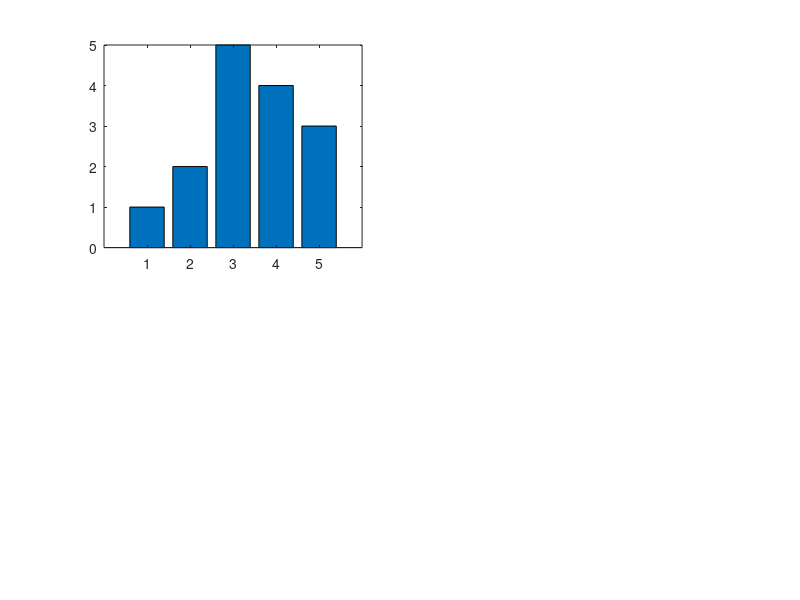

The MATLAB script that drew this image: (Note: this script raises an error after producing the figure.)
%% simple bar plot
subplot(2,2,1);
x = [1:5];
data = [1 2 5 4 3];
b = bar(data);

% formatting
b.FaceColor = [0.5 0.5 0.5];
b.EdgeColor = 'none';
ax = gca;
ax.XTick = [1:5];
ax.XTickLabel = {'CTL','cond2','cond3','cond4','cond5'};
ax.XTickLabelRotation = 40;
ax.Box = 'off';
ylabel('Relative activity');

%% multi-colored bar plot
subplot(2,2,2);
data = [1 2 5 4 3];
n = nan(size(data));
cmap = lines(7);
% cmap = gray(5);
hold on;
for i=1:length(data),
    d = n;
    d(i) = data(i);
    b = bar(d,'FaceColor',cmap(i,:),'EdgeColor','none');
end
hold off;

ax = gca;
ax.XTick = [1:5];
ax.XTickLabel = {'CTL','cond2','cond3','cond4','cond5'};
ax.XTickLabelRotation = 40;
ylabel('Relative activity');
ax.Box = 'off';


%% grouped bar graph
subplot(2,2,3);
data = magic(3);
b = bar(data);

cmap = get(groot,'defaultAxesColorOrder');
% cmap = gray(4);
for i=1:numel(b)
    b(i).FaceColor = cmap(i,:);
    b(i).EdgeColor = 'none';
end

ax = gca;
ax.XTickLabel = {'group1','group2','group3'};
ax.XTickLabelRotation = 40;
ax.YGrid = 'on';
ax.Box = 'off';

leg = legend('CTL','cond2','cond3');
% leg.Box = 'off';
leg.Orientation = 'horizontal';

%% simple horizontal bar plot
subplot(2,2,4);
data = [1 2 5 4 3];
b = bar(data);

% formatting
b.FaceColor = [0.5 0.5 0.5];
b.EdgeColor = 'none';
ax = gca;
ax.XTick = [1:5];
ax.XTickLabel = {'CTL','cond2','cond3','cond4','cond5'};

ax.Box = 'off';
ylabel('Relative activity');
view(90,90)
ax.YAxisLocation = 'right';
